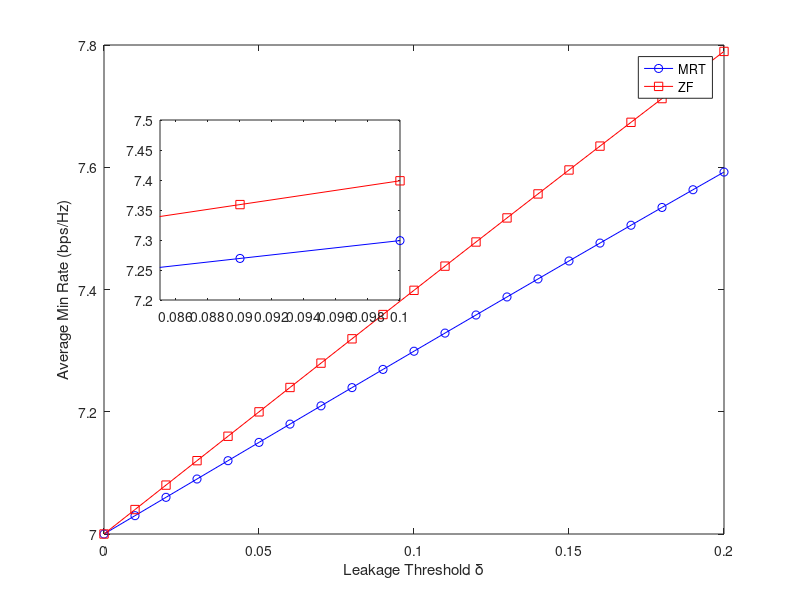

This figure's MATLAB source:
x = 0:0.01:0.2;
y1 = 7 + 3 * tanh(x);
y2 = 7 + 4 * tanh(x);

% Main plot
figure;
plot(x, y1, 'bo-', 'DisplayName', 'MRT');
hold on;
plot(x, y2, 'r-s', 'DisplayName', 'ZF');
xlabel('Leakage Threshold \delta');
ylabel('Average Min Rate (bps/Hz)');
legend;


% Inset axes
ax1 = axes('Position', [0.2 0.5 0.3 0.3]); % Position of inset: [left bottom width height]
hold on;
plot(ax1, x, y1, 'bo-', 'DisplayName', 'MRT');
plot(ax1, x, y2, 'r-s', 'DisplayName', 'ZF');

% Adjust axis limits for zoom effect
xlim([0.085 0.1]);
ylim([7.2 7.5]);
set(ax1, 'Box', 'on'); % Box around inse